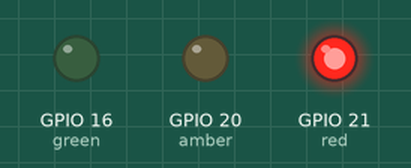
Simulated run of this program. Board: Raspberry Pi (BCM pin numbers). Parts: output pins drawn as LEDs (lit = HIGH).

Above: at 1.5 s.
At 3.5 s:
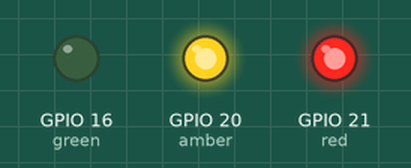
At 6.5 s:
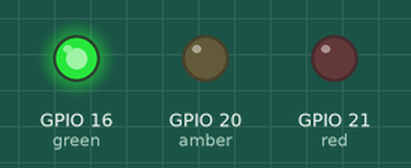
At 10.0 s:
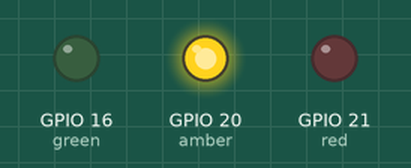
Timing chart, 0 to 14.3 s (numbered marks = the images above):
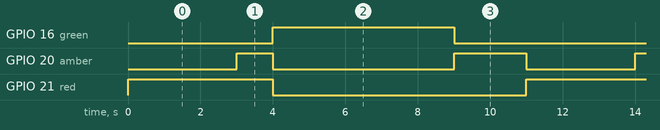

Measured:
- by itself, GPIO 16 (green): alternates HIGH for 5.0 s and LOW for 6.0 s
- by itself, GPIO 20 (amber): repeats every 11.0 s: LOW 5.0 s, HIGH 2.0 s, LOW 3.0 s, HIGH 1.0 s
- by itself, GPIO 21 (red): alternates HIGH for 4.0 s and LOW for 7.0 s

The program:

trafficLights_1_module.py
```python
# https://simonprickett.dev/playing-with-raspberry-pi-traffic-lights/

import RPi.GPIO as GPIO
import time
import signal
import sys

green = 16
amber = 20
red = 21

# Define GPIO's
GPIO.setmode(GPIO.BCM)
GPIO.setup(red, GPIO.OUT)
GPIO.setup(amber, GPIO.OUT)
GPIO.setup(green, GPIO.OUT)

# Turn off all lights
def allLightsOff(signal, frame):
    GPIO.output(red, False)
    GPIO.output(amber, False)
    GPIO.output(green, False)
    GPIO.cleanup()
    sys.exit(0)

# Crtl + c : Signal Interrupt
signal.signal(signal.SIGINT, allLightsOff)

# Loop forever
while True:
    # Red
    GPIO.output(red, True)
    time.sleep(3)
    # Red and amber
    GPIO.output(amber, True)
    time.sleep(1)
    # Green
    GPIO.output(red, False)
    GPIO.output(amber, False)
    GPIO.output(green, True)
    time.sleep(5)
    # Amber
    GPIO.output(green, False)
    GPIO.output(amber, True)
    time.sleep(2)
    # Amber off (red comes on at top of loop)
    GPIO.output(amber, False)
```
